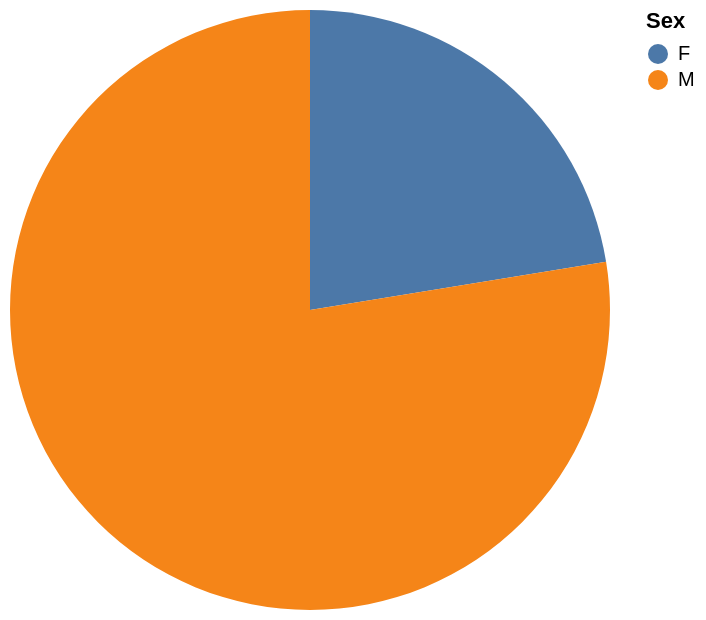

The Vega-Lite source for this figure:
### Vega-Lite specification from a JSON file in a GitHub repository (floating-point values rounded to 4 significant figures)
{"data": {"values": [{"x_data": "F", "y_data": 395}, {"x_data": "M", "y_data": 1366}]}, "mark": "arc", "encoding": {"theta": {"field": "y_data", "type": "quantitative", "title": "SUM(Height)"}, "color": {"field": "x_data", "type": "nominal", "title": "Sex"}}}
